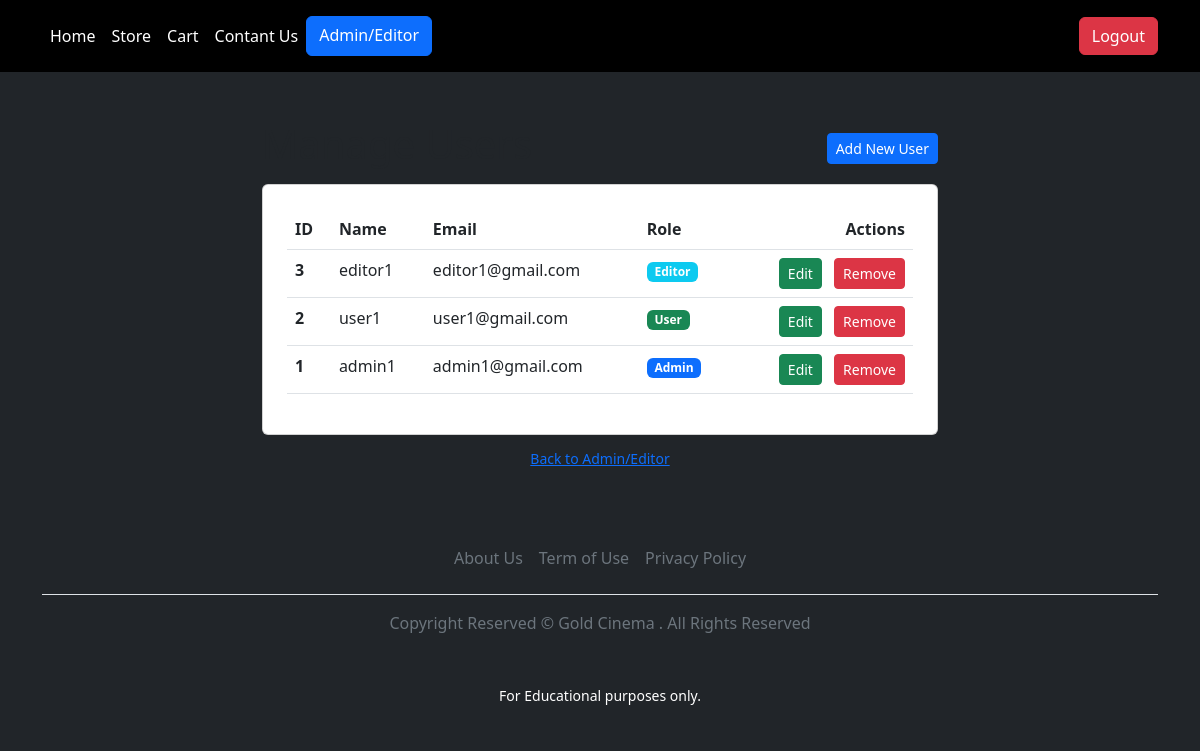
The page /manage-users (signed in) on the database its author committed.
### tables this page shows
CREATE TABLE `users` (
  `id` int(11) NOT NULL AUTO_INCREMENT,
  `name` varchar(255) NOT NULL,
  `password` varchar(255) NOT NULL,
  `email` varchar(255) NOT NULL,
  `role` varchar(255) NOT NULL DEFAULT 'user',
  `created_at` timestamp NOT NULL DEFAULT current_timestamp() ON UPDATE current_timestamp(),
  PRIMARY KEY (`id`)
);

### includes/class-db.php (called while the page is built, shortened)
<?php
class DB
{
    private $db;
    public function __construct()
    {
        try{
            $this->db = new PDO(
                'mysql:host=devkinsta_db;dbname=Final_project',
                'root',
                'kxwGCh40Sn6AvFJB'
            );
        }catch( PDOException $error ){
            die( "Database connection failed" );
        }
    }
    public static function connect()
    {
        return new self();
    }
    public function select( $sql, $data = [],$is_list = false)
    {
        $statement = $this->db->prepare( $sql );
        $statement->execute($data);
        if ( $is_list ){
            return $statement->fetchAll(PDO::FETCH_ASSOC);
        }else{
            return $statement->fetch(PDO::FETCH_ASSOC);
        }
    }
}

### includes/class-user.php (called while the page is built, shortened)
<?php
class User
{
    public static function getAllUsers()
    {
        return DB::connect()->select(
            'SELECT * FROM users ORDER BY id DESC',
            [],
            true
        );
    }
}

### admins/manage-users.php (the view, shortened to what this page needs)
<?php
require dirname(__DIR__) . '/parts/header.php';
?><div class="container mx-auto my-5" style="max-width: 700px;">
    <div class="d-flex justify-content-between align-items-center mb-2">
        <h1 class="h1">Manage Users</h1>
        <div class="text-end">
            <a href="/manage-users-add" class="btn btn-primary btn-sm">Add New User</a>
        </div>
    </div>
    <div class="card mb-2 p-4">
        <table class="table">
            <thead>
                <tr>
                    <th scope="col">ID</th>
                    <th scope="col">Name</th>
                    <th scope="col">Email</th>
                    <th scope="col">Role</th>
                    <th scope="col" class="text-end">Actions</th>
                </tr>
            </thead>
            <tbody>
                <?php foreach( User::getAllUsers() as $user ) : ?>
                <tr>
                    <th scope="row"><?php echo $user['id']; ?></th>
                    <td><?php echo $user['name']; ?></td>
                    <td><?php echo $user['email']; ?></td>
                    <td><?php switch($user['role']){
                            case 'user':
                            echo '<span class="badge bg-success">User</span>';
                            break;
                            case 'editor':
                            echo '<span class="badge bg-info">Editor</span>';
                            break;
                            case 'admin':
                            echo '<span class="badge bg-primary">Admin</span>';
                            break;
                        }?>
                    </td>
                    <td class="text-end">
                        <div class="buttons">
                            <a href="/manage-users-edit?id=<?php echo $user['id']; ?>"
                                class="btn btn-success btn-sm me-2">Edit</a>
                            <a href="#" class="btn btn-danger btn-sm">Remove</a>
                        </div>
                    </td>
                </tr>
                <?php endforeach; ?>
            </tbody>
        </table>
    </div>
    <div class="text-center">
        <a href="/admin_page" class="btn btn-link btn-sm"><i class="bi bi-arrow-left"></i> Back to Admin/Editor</a>
    </div>
</div>
<?php
require dirname(__DIR__) . '/parts/footer.php';

### assets/css/style.css (style rules this page uses)
* { padding: 0; margin: 0; }

### parts/header.php (style rules this page uses)
body { background: rgb(33, 37, 41); }

### rows shown on the page
users: id "3", name "editor1", email "editor1@gmail.com", role "Editor"
users: id "2", name "user1", email "user1@gmail.com", role "User"
users: id "1", name "admin1", email "admin1@gmail.com", role "Admin"
